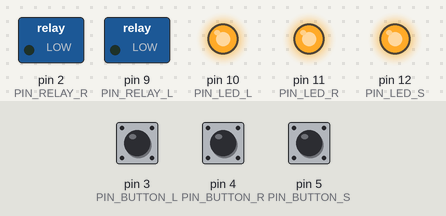
Simulated run of this program. Board: Arduino Pro Mini, built with avr-gcc and run on an emulated ATmega328P. On the bench: switched loads named in the program (green lamp = pin HIGH), output pins drawn as LEDs (lit = HIGH). The inputs (shaded band) are chosen by the test bench; at power-on: pin 3 (PIN_BUTTON_L) HIGH, pin 4 (PIN_BUTTON_R) HIGH, pin 5 (PIN_BUTTON_S) HIGH. EEPROM starts erased.

Above: at 1.2 s.
1.3 s: pin 3 (PIN_BUTTON_L) pulled LOW for 0.15 s
At 2.1 s:
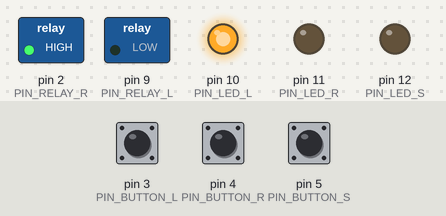
3.0 s: pin 4 (PIN_BUTTON_R) pulled LOW for 0.15 s
At 4.4 s:
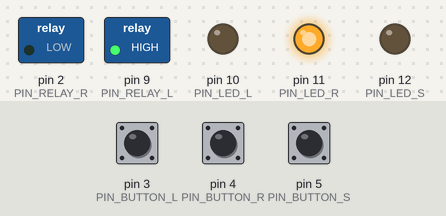
4.7 s: pin 5 (PIN_BUTTON_S) pulled LOW for 0.15 s
At 5.9 s:
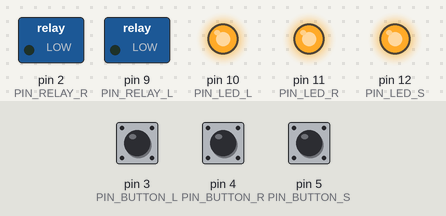
Timing chart, 0 to 7.7 s (numbered marks = the images above; inputs shaded):
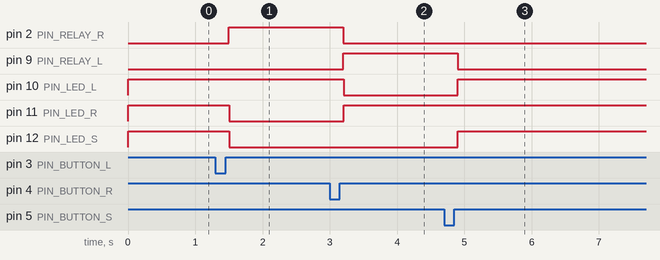

Measured:
- after the input at 1.3 s, pin 2 (PIN_RELAY_R): LOW → HIGH after 0.20 s; pin 11 (PIN_LED_R), pin 12 (PIN_LED_S): HIGH → LOW after 0.20 s
- after the input at 3.0 s, pin 2 (PIN_RELAY_R), pin 10 (PIN_LED_L): HIGH → LOW after 0.20 s; pin 9 (PIN_RELAY_L), pin 11 (PIN_LED_R): LOW → HIGH after 0.20 s
- after the input at 4.7 s, pin 9 (PIN_RELAY_L): HIGH → LOW after 0.20 s; pin 10 (PIN_LED_L), pin 12 (PIN_LED_S): LOW → HIGH after 0.20 s

The program:

main.cpp
```cpp
/*
 * Stereo signal splitter.
 * Uses Arduino platform.
 *
 */
#include <Arduino.h>
#include <OneButton.h>
#include "EEPROM.h"

#define DEBUG 0
// #define ENABLE_OPTO 1

#if DEBUG
  #define dprintinit(x)     Serial.begin(x)
  #define dprintln(x)       Serial.println(x)
#else
  #define dprintinit(x)
  #define dprintln(x)
#endif

OneButton * gLeftButton;
OneButton * gRightButton;
OneButton * gStereoButton;

bool gEnableAllLEDsInStereo = false;

const int PIN_RELAY_L = 9;
const int PIN_RELAY_R = 2;

const int PIN_BUTTON_L = 3;
const int PIN_BUTTON_R = 4;
const int PIN_BUTTON_S = 5;

const int PIN_LED_L = 10;
const int PIN_LED_R = 11;
const int PIN_LED_S = 12;

#if ENABLE_OPTO
const int PIN_OPTO_L = 10;
const int PIN_OPTO_R = 11;
const int MUTE_DURATION_MS = 10;
#endif

const int EEPROM_ADDR_LEFT_ENABLE = 0;
const int EEPROM_ADDR_RIGHT_ENABLE = 1;
const int EEPROM_ADDR_UI_MODE = 2;


void fSwitch(int aLeftEnable, int aRightEnable)
{
#if ENABLE_OPTO
  digitalWrite(PIN_OPTO_L, HIGH);
  digitalWrite(PIN_OPTO_R, HIGH);
  delay(MUTE_DURATION_MS);
#endif
  digitalWrite(PIN_RELAY_L, !aLeftEnable);
  digitalWrite(PIN_RELAY_R, !aRightEnable);
#if ENABLE_OPTO
  delay(MUTE_DURATION_MS);
  digitalWrite(PIN_OPTO_L, LOW);
  digitalWrite(PIN_OPTO_R, LOW);
#endif
  EEPROM.write(EEPROM_ADDR_LEFT_ENABLE, aLeftEnable);
  EEPROM.write(EEPROM_ADDR_RIGHT_ENABLE, aRightEnable);

  // UI
  digitalWrite(PIN_LED_L, gEnableAllLEDsInStereo ? aLeftEnable : (aLeftEnable && !aRightEnable));
  digitalWrite(PIN_LED_R, gEnableAllLEDsInStereo ? aRightEnable : (!aLeftEnable && aRightEnable));
  digitalWrite(PIN_LED_S, aLeftEnable && aRightEnable);
}


void setup() {
  // put your setup code here, to run once:
  dprintinit(9600);
  dprintln(F("BEGIN."));

  pinMode(PIN_RELAY_L, OUTPUT);
  pinMode(PIN_RELAY_R, OUTPUT);

  pinMode(PIN_LED_L, OUTPUT);
  pinMode(PIN_LED_R, OUTPUT);
  pinMode(PIN_LED_S, OUTPUT);
#if ENABLE_OPTO
  pinMode(PIN_OPTO_L, OUTPUT);
  pinMode(PIN_OPTO_R, OUTPUT);
#endif

  // set UI mode
  pinMode(PIN_BUTTON_S, INPUT_PULLUP);
  if(digitalRead(PIN_BUTTON_S) == LOW) {
    // toggle UI mode
    EEPROM.write(EEPROM_ADDR_UI_MODE, !EEPROM.read(EEPROM_ADDR_UI_MODE));
  }

  gEnableAllLEDsInStereo = EEPROM.read(EEPROM_ADDR_UI_MODE);
  dprintln(F("UI MODE"));
  dprintln(gEnableAllLEDsInStereo ? F("ALL") : F("SINGLE"));

  gLeftButton = new OneButton(PIN_BUTTON_L);
  gRightButton = new OneButton(PIN_BUTTON_R);
  gStereoButton = new OneButton(PIN_BUTTON_S);

  gLeftButton->attachClick([]() {
    dprintln(F("LEFT"));
    fSwitch(true, false);
  });
  gRightButton->attachClick([]() {
    dprintln(F("RIGHT"));
    fSwitch(false, true);
  });
  gStereoButton->attachClick([]() {
    dprintln(F("STEREO"));
    fSwitch(true, true);
  });

  fSwitch(EEPROM.read(EEPROM_ADDR_LEFT_ENABLE), EEPROM.read(EEPROM_ADDR_RIGHT_ENABLE));
}


void loop() {
  gLeftButton->tick();
  gRightButton->tick();
  gStereoButton->tick();
}
```
